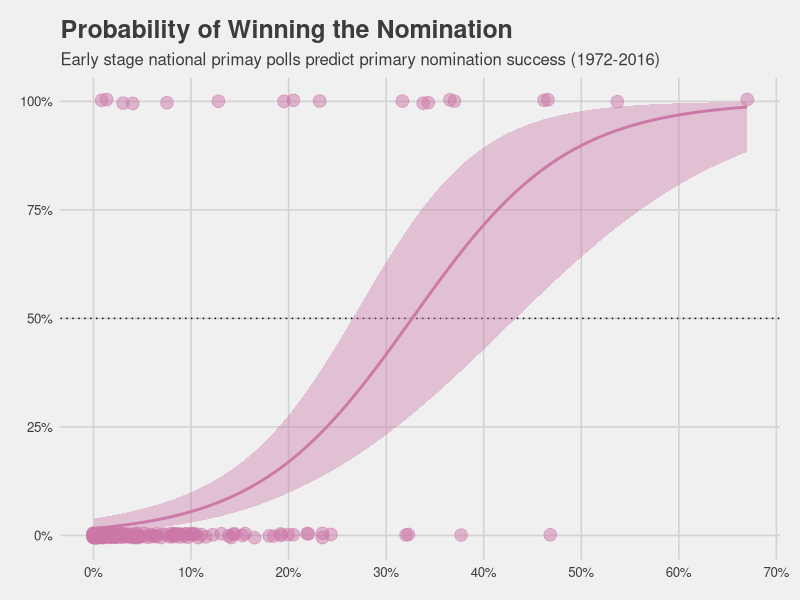
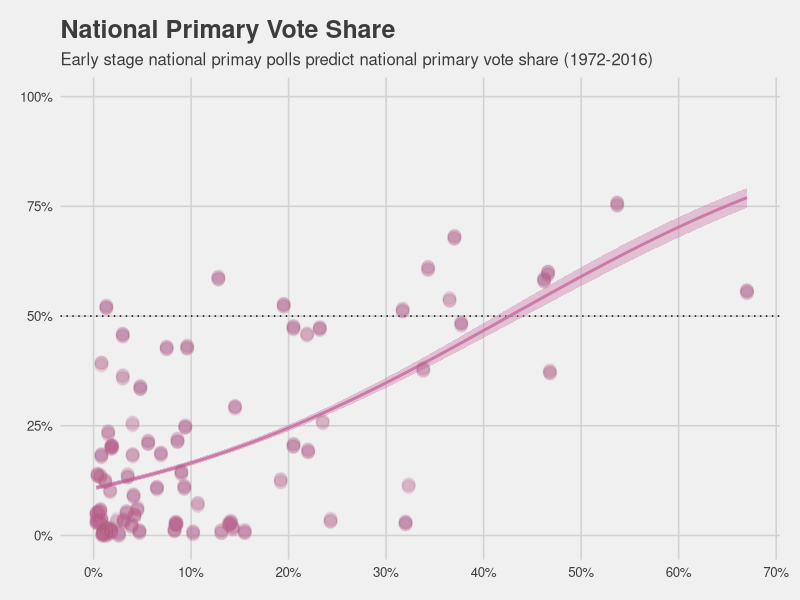
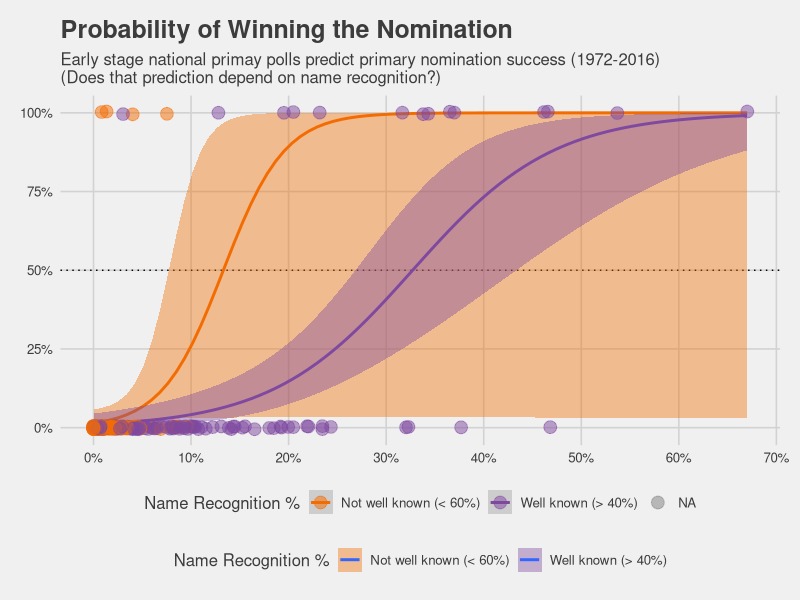
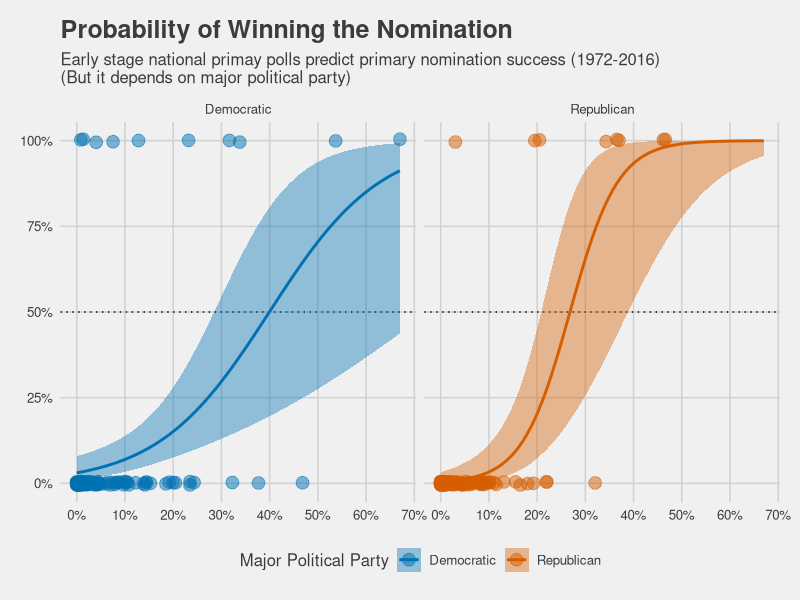

Recreate these plots in R, in order.
## ---- chunk 1

# Install and/or load packages

# install.packages("tidyverse")
# install.packages("readxl")
# install.packages("scales")
# install.packages("knitr")
# install.packages("kableExtra")
# install.packages("formattable")
# install.packages("ggthemes")
# install.packages("ggrepel")
# install.packages("effects")
# install.packages("pROC")

library(tidyverse)
library(readxl)
library(scales)
library(knitr)
library(kableExtra)
library(formattable)
library(ggthemes)
library(ggrepel)
library(effects)
library(pROC)

# Read polling average and name recognition data
primary_pollavrg_nr <- read_xlsx(path = "data/president_primary_pollavrg_name_recognition.xlsx", sheet = "clean", na = "-9999")

# Read primary results data
presidential_primary_results <- paste0(rep(c("democratic", "republican"), times = length(seq(1972, 2016, 4))), rep(seq(1972, 2016, 4), each = 2)) %>% 
  map_df(function(primary_sheet) {
    # read sheet
    # restructure so each candidate gets a row
    # add a primary party and primary year variable
    read_xlsx(path = "data/presidential_primary_results.xlsx", sheet = primary_sheet, na = "-9999") %>% 
      gather(key = candidate_lastname, value = result, -c(Date, State, note, metric)) %>% 
      mutate(primary_sheet = primary_sheet,
             primary_party = ifelse(str_detect(primary_sheet, pattern = "democratic"), "Democratic", "Republican"),
             election_year = parse_number(primary_sheet),
             incumbent_char = ifelse(str_detect(candidate_lastname, pattern = " incumbent"), "Incumbent",
                                     ifelse(!is.na(candidate_lastname), "Not incumbent", NA)),
             candidate_lastname = str_replace(candidate_lastname, pattern = " incumbent", replacement = ""),
             candidate_lastname = ifelse(candidate_lastname == "Ronald Reagan Yes", "Reagan", candidate_lastname))
  }) %>% 
  filter(primary_sheet != "republican1972" & metric == "count") %>% 
  rename(count = result) %>% 
  # vote count by election year, part, and candidate last name
  group_by(election_year, primary_party, candidate_lastname) %>% 
  mutate(primary_votecount = sum(count, na.rm = TRUE)) %>% 
  # vote share by election year and party
  group_by(election_year, primary_party) %>% 
  mutate(primary_voteshare = primary_votecount / sum(count, na.rm = TRUE)) %>% 
  ungroup()

# Create "High" and "Low" Name Recognition category
## First Half
primary_pollavrg_nr$well_known1_char <- with(primary_pollavrg_nr, 
                                             ifelse(name_recognition1 > 0.40, "Well known (> 40%)", 
                                                    ifelse(name_recognition1 < 0.60, "Not well known (< 60%)", NA)))

## Second Half
primary_pollavrg_nr$well_known2_char <- with(primary_pollavrg_nr, 
                                             ifelse(name_recognition2 > 0.40, "Well known (> 40%)", 
                                                    ifelse(name_recognition2 < 0.60, "Not well known (< 60%)", NA)))

# Create bins of polling averages
## First Half
primary_pollavrg_nr$poll_avrg1_group <- with(primary_pollavrg_nr, cut(poll_avrg1, breaks = c(-Inf, 0.02, 0.05, 0.10, 0.20, 0.35, Inf), include.lowest = FALSE))

## Second Half
primary_pollavrg_nr$poll_avrg2_group <- with(primary_pollavrg_nr, cut(poll_avrg2, breaks = c(-Inf, 0.02, 0.05, 0.10, 0.20, 0.35, Inf), include.lowest = FALSE))

# Candidate Last Name
primary_pollavrg_nr$candidate_lastname <- word(primary_pollavrg_nr$candidate, start = -1)

# Join polling average and primary results data
presidential_primary_results_pollavrg <- presidential_primary_results %>% 
  full_join(primary_pollavrg_nr, by = c("candidate_lastname", "primary_party", "election_year"))

# Create contrast for primary party
primary_pollavrg_nr$demVrep <- with(data = primary_pollavrg_nr, recode(primary_party, "Republican" = -0.5, "Democratic" = 0.5))

## ---- chunk 2

primary_pollavrg_nr %>% 
  ggplot(mapping = aes(x = poll_avrg1, y = nominee)) +
  geom_hline(yintercept = 0.50, linetype = "dotted") +
  geom_smooth(method = "glm", se = TRUE, method.args = list(family = binomial(link = "logit")), fill = "#cc79a7", color = "#cc79a7") +
  geom_point(size = 4, alpha = 0.50, color = "#cc79a7", position = position_jitter(height = 0.005, seed = 473928)) +
  scale_x_continuous(breaks = seq(0, 1, 0.10), labels = percent_format(accuracy = 1)) +
  scale_y_continuous(breaks = seq(0, 1, 0.25), labels = percent_format(accuracy = 1)) +
  labs(title = "Probability of Winning the Nomination", subtitle = "Early stage national primay polls predict primary nomination success (1972-2016)") +
  theme_fivethirtyeight()

## ---- chunk 3

presidential_primary_results_pollavrg %>% 
  ggplot(mapping = aes(x = poll_avrg1, y = primary_voteshare)) +
  geom_hline(yintercept = 0.50, linetype = "dotted") +
  geom_smooth(method = "glm", se = TRUE, method.args = list(family = quasibinomial(link = "logit")), fill = "#cc79a7", color = "#cc79a7") +
  geom_point(size = 4, alpha = 0.025, color = "#cc79a7", position = position_jitter(height = 0.005, seed = 473928)) +
  scale_x_continuous(breaks = seq(0, 1, 0.10), labels = percent_format(accuracy = 1)) +
  scale_y_continuous(breaks = seq(0, 1, 0.25), labels = percent_format(accuracy = 1)) +
  labs(title = "National Primary Vote Share", subtitle = "Early stage national primay polls predict national primary vote share (1972-2016)") +
  theme_fivethirtyeight()

## ---- chunk 4

options(knitr.kable.NA = "—")

primary_pollavrg_nr %>% 
  count(poll_avrg1_group, name_recognition1, nominee) %>% 
  group_by(poll_avrg1_group, name_recognition1) %>% 
  mutate(nominee = recode(nominee, "0" = "lost", "1" = "won")) %>% 
  spread(key = nominee, value = n) %>% 
  mutate(cell_size = sum(c(lost, won), na.rm = TRUE)) %>% 
  ungroup() %>% 
  mutate_if(is.numeric, function(x) ifelse(is.na(x), 0, x)) %>% 
  mutate(poll_avrg1_group = factor(poll_avrg1_group, levels = levels(poll_avrg1_group), labels = c("0-2%", "2-5%", "5-10%", "10-20%", "20-35%", "35%+")),
         name_recognition1 = color_tile("white", "#0072b2")(name_recognition1),
         cell_size = color_tile("white", "#009e73")(cell_size)) %>% 
  select(poll_avrg1_group, name_recognition1, cell_size, lost, won) %>% 
  arrange(desc(poll_avrg1_group), name_recognition1) %>% 
  set_names(c("Early Stage National Polling Average", "Name Recognition", "# of Candidates", "# Lost", "# Won")) %>%
  kable(format = "html", escape = FALSE, caption = "Table displays the number of candidates who won their party's nomination depending on their early stage national polling average and name recognition. The single winner next to the blank polling average represents George H.W. Bush, a high name recognition incumbent who won the Republican nomination in 1992 (no early national polling data were available).") %>%
  kable_styling("hover", full_width = FALSE)

## ---- chunk 5

primary_pollavrg_nr %>% 
  ggplot(mapping = aes(x = poll_avrg1, y = nominee)) +
  geom_hline(yintercept = 0.50, linetype = "dotted") +
  geom_smooth(mapping = aes(fill = well_known1_char, color = well_known1_char), method = "glm", se = TRUE, method.args = list(family = binomial(link = "logit")), fullrange = TRUE) +
  geom_point(mapping = aes(color = well_known1_char), size = 4, alpha = 0.50, position = position_jitter(height = 0.005, seed = 473928)) +
  scale_x_continuous(breaks = seq(0, 1, 0.10), labels = percent_format(accuracy = 1)) +
  scale_y_continuous(breaks = seq(0, 1, 0.25), labels = percent_format(accuracy = 1)) +
  scale_fill_manual(values = c("#F36C02", "#7E499F")) +
  scale_color_manual(values = c("#F36C02", "#7E499F")) +
  labs(title = "Probability of Winning the Nomination", subtitle = "Early stage national primay polls predict primary nomination success (1972-2016) \n(Does that prediction depend on name recognition?)", fill = "Name Recognition %", color = "Name Recognition %") +
  theme_fivethirtyeight()

## ---- chunk 6

# polling averages only
# mean center continuous predictors
glm.fit0 <- glm(nominee ~ scale(poll_avrg1, scale = FALSE), data = primary_pollavrg_nr, family = binomial(link = "logit"), na.action = na.exclude)

# add name recognition and interaction
# mean center continuous predictors
glm.fit1 <- glm(nominee ~ scale(poll_avrg1, scale = FALSE) * scale(name_recognition1, scale = FALSE), data = primary_pollavrg_nr, family = binomial(link = "logit"), na.action = na.exclude)

# add political party contrast
# mean center continuous predictors
glm.fit2 <- glm(nominee ~ scale(poll_avrg1, scale = FALSE) * demVrep, data = primary_pollavrg_nr, family = binomial(link = "logit"), na.action = na.exclude)

list(glm.fit0, glm.fit1, glm.fit2) %>% 
  map_df(function(fit) {
    # set random seed
    set.seed(7940823)
    
    # fit roc
    roc.fit <- roc(response = primary_pollavrg_nr$nominee, predictor = predict(fit, type = "response"), plot = FALSE, ci = TRUE, ci.method = "boot")
    
    # return table
    tibble(auc = roc.fit$auc,
           lower = roc.fit$ci[1],
           upper = roc.fit$ci[3]) %>% 
      mutate_if(is.numeric, round, 2)
    
  }) %>% 
  mutate(model = c("Early National Polling Average Only", "Early National Polling Average x Name Recognition", "Early National Polling Average x Major Political Party")) %>% 
  select(model, auc, lower, upper) %>% 
  set_names(c("Model Description", "Diagnostic Accuracy", "Lower Bound", "Upper Bound")) %>%
  kable(format = "html", escape = FALSE, caption = "The table displays each models abilty 'diagnose' a candidate's nomination success. The lower and upper bounds together represent the [bootstrapped](https://en.wikipedia.org/wiki/Bootstrapping_(statistics)) 95% confidence interval. Diagnostic Accuracy is estimated from the Area Under the [Receiver Operating Characteristic Curve.](https://en.wikipedia.org/wiki/Receiver_operating_characteristic)") %>%
  kable_styling("hover", full_width = F)

## ---- chunk 7

primary_pollavrg_nr %>% 
  ggplot(mapping = aes(x = poll_avrg1, y = nominee)) +
  geom_hline(yintercept = 0.50, linetype = "dotted") +
  geom_smooth(mapping = aes(fill = primary_party, color = primary_party), method = "glm", se = TRUE, method.args = list(family = binomial(link = "logit")), fullrange = TRUE) +
  geom_point(mapping = aes(color = primary_party), size = 4, alpha = 0.50, position = position_jitter(height = 0.005, seed = 473928)) +
  scale_x_continuous(breaks = seq(0, 1, 0.10), labels = percent_format(accuracy = 1)) +
  scale_y_continuous(breaks = seq(0, 1, 0.25), labels = percent_format(accuracy = 1)) +
  scale_fill_manual(values = c("#0072b2", "#d55e00")) +
  scale_color_manual(values = c("#0072b2", "#d55e00")) +
  facet_grid(facets = ~ primary_party) +
  labs(title = "Probability of Winning the Nomination", subtitle = "Early stage national primay polls predict primary nomination success (1972-2016) \n(But it depends on major political party)", fill = "Major Political Party", color = "Major Political Party") +
  theme_fivethirtyeight()
